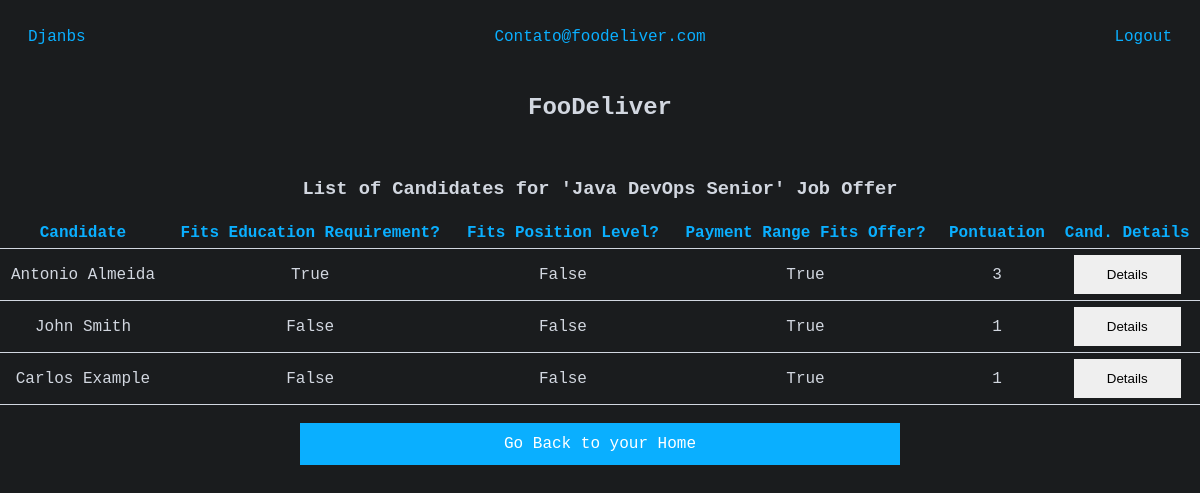
/details-offer/1/ (signed in), run on the app's committed database.
### jobs/models.py (models this page shows, shortened)
class User(AbstractUser):
    username = models.CharField(max_length=50, blank=True, null=True, unique=True)
    email = models.EmailField(_('email address'), unique=True)
    USERNAME_FIELD = 'email'
    REQUIRED_FIELDS = ['username', 'password']
    is_company = models.BooleanField(default=False)
    is_candidate = models.BooleanField(default=False)
    def __str__(self):
        return self.email

class Company(models.Model):
    user = models.OneToOneField(User, null=True, on_delete=models.CASCADE)
    name = models.CharField(max_length=50, null=True)
    email = models.EmailField(null=True)
    site = models.URLField(null=True)

class JobOffer(models.Model):
    name = models.CharField(max_length=125)
    location = models.CharField(max_length=50)
    description = models.TextField(null=True)
    company = models.ForeignKey(Company, on_delete=models.CASCADE, null=True)
    payment_range = models.IntegerField(choices=PaymentRange.choices)
    education_req = models.IntegerField(choices=EducationRequirement.choices)
    position_level = models.IntegerField(choices=PositionLevel.choices)
    date_created = models.DateTimeField(auto_now_add=True, null=True)
    def __str__(self):
        return self.name

class JobCandidated(models.Model):
    job_offer = models.ForeignKey(JobOffer, on_delete=models.CASCADE)
    candidate = models.ForeignKey(Candidate, on_delete=models.SET_NULL, null=True)
    date_candidated = models.DateTimeField(auto_now_add=True, null=True)
    def education(self):
        return self.job_offer.education_req <= self.candidate.education # type: ignore
    def position_level(self):
        return self.job_offer.position_level <= self.candidate.position_level # type: ignore
    def payment_range(self):
        return self.job_offer.payment_range >= self.candidate.payment_range # type: ignore
    def cand_pontuation(self):
        cand_points = []
        fields = [
            (self.job_offer.education_req, self.candidate.education), # type: ignore
            (self.job_offer.position_level, self.candidate.position_level), # type: ignore
            (self.candidate.payment_range, self.job_offer.payment_range), # type: ignore
            ]
        for i, j in fields:
            if i < j: cand_points.append(2)
            elif i == j: cand_points.append(1)
            else: cand_points.append(0)
        return sum(cand_points)

class Candidate(models.Model):
    user = models.OneToOneField(User, null=True, on_delete=models.CASCADE)
    first_name = models.CharField(max_length=20, null=True)
    last_name = models.CharField(max_length=120, null=True)
    payment_range = models.IntegerField(choices=PaymentRange.choices, null=True)
    education = models.IntegerField(choices=EducationRequirement.choices, null=True)
    position_level = models.IntegerField(choices=PositionLevel.choices, null=True)
    def __str__(self):
        return f'{self.first_name} {self.last_name}'

### jobs/decorators.py (the view)
        def wrapper_func(request, *args, **kwargs):
            group = None
            if request.user.groups.exists():
                group = request.user.groups.all()[0].name # The first group
            if group in allowed_roles:
                return view_func(request, *args, **kwargs)
            else:
                return redirect('home')

### jobs/views/views.py (called while the page is built)
@allowed_groups(allowed_roles=['company'])
def details_job_offer(request, pk):
    job_offer = JobOffer.objects.get(id=pk) # type: ignore
    if request.user.company.id == job_offer.company.id:
        offer_cnd = [jc for jc in JobCandidated.objects.filter(job_offer=job_offer)] # type: ignore
        offer_cnd = sorted(offer_cnd,key=lambda x: x.cand_pontuation(), reverse=True)
        context = {
            'job_offer': job_offer,
            'offer_candidates': offer_cnd,
            }
        return render(request, 'jobs/details-job.html', context)
    raise Http404

### jobs/templates/jobs/details-job.html
{% extends "jobs/base.html" %}
{% block content %}
<center><h2> {{ request.user.company.name }} </h2></center>
<br>
<center><h3>List of Candidates for '{{ job_offer }}' Job Offer </h3></center>
<table>
<tr class="blue">
    <th>Candidate</th>
    <th>Fits Education Requirement?</th>
    <th>Fits Position Level?</th>
    <th>Payment Range Fits Offer?</th>
    <th>Pontuation</th>
    <th>Cand. Details</th>
</tr>
{% for jc in offer_candidates %}
<tr class="row-hover">
    <td>{{ jc.candidate }}</td>
    <td>{{ jc.education }}</td>
    <td>{{ jc.position_level }}</td>
    <td>{{ jc.payment_range }}</td>
    <td>{{ jc.cand_pontuation }}</td>
    <td><a href="{% url 'details-cand' jc.id %}"><button class="w-button" style="width:80%;border:none">Details</button></a></td>
</tr>
{% endfor %}
</table>
<br>
<center><a class="cancel-button" href="{% url 'home' %}">Go Back to your Home</a>
{% endblock content %}

### jobs/templates/jobs/base.html (shortened to what this page needs)
<!DOCTYPE html>
{% load static %}
<html>
	<head>
        <link rel="stylesheet" type="text/css" href="{% static 'jobs/style.css' %}"/>
	</head>
	<body>
        <div class="topbar">
            <a href="{% url 'home' %}">Djanbs</a>
            {% if user.is_authenticated %}
            <a class="ralign" href="{% url 'profile' %}">{{ user|capfirst }}</a>
            <a class="ralign logoutred" href="{% url 'logout' %}">Logout</a>
            {% endif %}
        </div>
        {% block content %}
        {% endblock content %}
	</body>
</html>

### jobs/static/jobs/style.css (style rules this page uses)
:root { --light: #d2d7e0; --dark: #1A1C1E; --darker: #141517; --blue: #0aafff; --red: #D74545; --darkred: #9C1A1A; }
body { background-color: var(--dark); color: var(--light); max-width: 1200px; margin: auto; font-family: monospace; font-size: 16px; }
table { width: 100%; border-collapse: collapse; margin: auto; }
th, td { border-bottom: 0.05em solid var(--light); padding: 6px; text-align: center; }
a { text-decoration: none; }
.topbar, .topbar a { padding: 14px; color: var(--blue); clear: both; display: flex; justify-content: right; }
.ralign { margin-right: 0px; margin-left: auto; }
input, button, select, textarea, .cancel-button { width: 50%; padding: 12px 20px; box-sizing: border-box; display: flex; justify-content: center; margin-left: auto; margin-right: auto; }
.logoutred { color: var(--red); }
.delete-button, .cancel-button { background-color: var(--red); color: white; border: none; }
.cancel-button { background-color: var(--blue); }
.blue { color: var(--blue); }

### data on the page
User: email "Contato@foodeliver.com", user.company.name "FooDeliver"
JobOffer: name "Java DevOps Senior"
JobCandidated: candidate "Antonio Almeida", education "True", position_level "False", payment_range "True", cand_pontuation "3"
JobCandidated: candidate "John Smith", education "False", position_level "False", payment_range "True", cand_pontuation "1"
JobCandidated: candidate "Carlos Example", education "False", position_level "False", payment_range "True", cand_pontuation "1"
